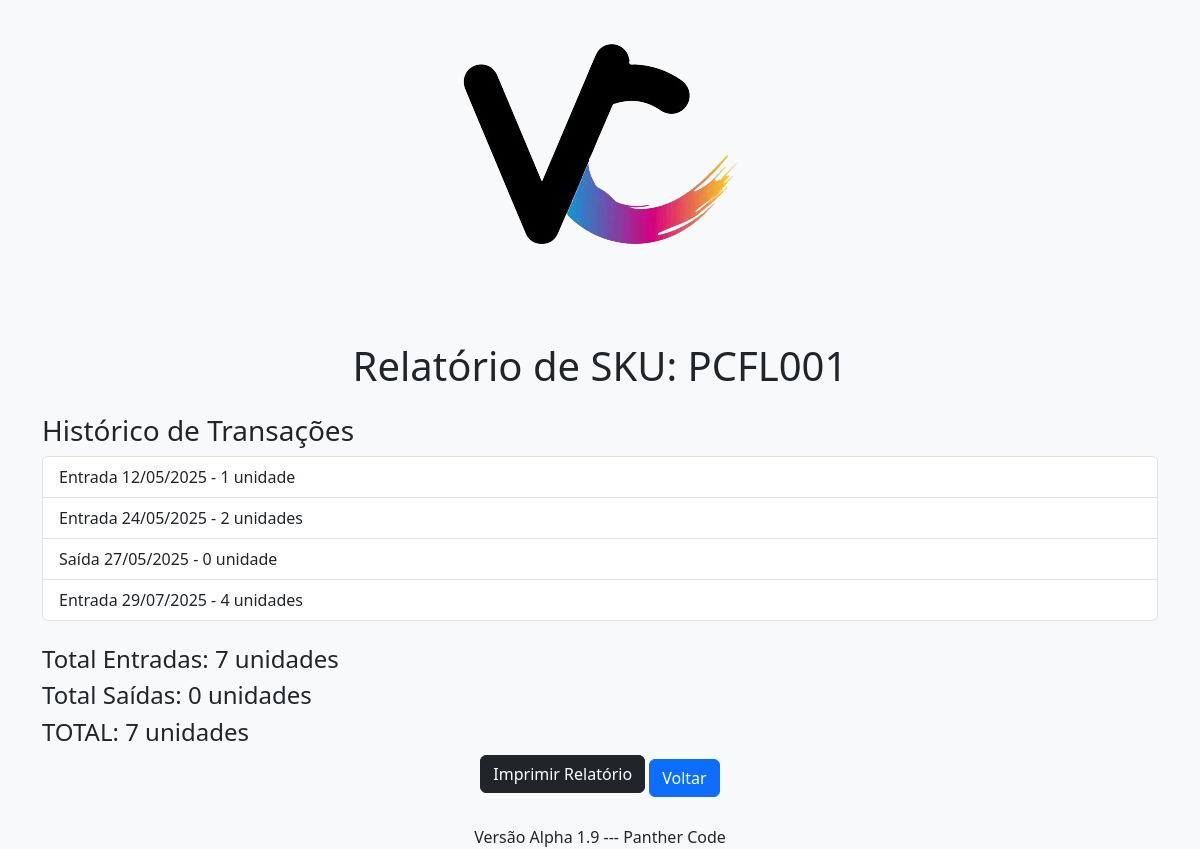
/sku_report/PCFL001 (signed in), run on the app's committed database.
### tables this page shows
CREATE TABLE transactions (
                id INTEGER PRIMARY KEY AUTOINCREMENT,
                sku TEXT NOT NULL,
                transaction_type TEXT NOT NULL,
                quantity INTEGER NOT NULL,
                date TEXT NOT NULL,
                caixa TEXT, classificacao TEXT, observacao TEXT,
                FOREIGN KEY (sku) REFERENCES estoque (codigo)
            );

CREATE TABLE estoque (
                codigo TEXT PRIMARY KEY,
                quantidade INTEGER NOT NULL DEFAULT 0,
                caixa TEXT
            , reservado INTEGER DEFAULT 0);

### app.py (the view)
@app.route('/sku_report/<sku>')
@login_required
def sku_report(sku):
    if current_user.role != 'admin':
        flash('Acesso negado: Somente administradores podem visualizar relatórios de SKU.', 'error')
        print(f'[Server] Acesso negado para {current_user.username} em sku_report')
        return redirect(url_for('index'))
    with get_db() as conn:
        cursor = conn.cursor()
        cursor.execute("SELECT codigo, quantidade, caixa FROM estoque WHERE codigo = ?", (sku,))
        item = cursor.fetchone()
        if not item:
            flash(f'SKU {sku} não encontrado no estoque.', 'error')
            return redirect(url_for('index'))
        cursor.execute("SELECT transaction_type, quantity, date, caixa FROM transactions WHERE sku = ? ORDER BY date", (sku,))
        transactions = cursor.fetchall()
        total_entries = sum(trans[1] for trans in transactions if trans[0] == 'entrada')
        total_exits = sum(trans[1] for trans in transactions if trans[0] == 'saida')
    skus_que_precisam_caixa_prefixos = ["PV", "PH", "FF", "FH", "RV", "PR"]
    return render_template('sku_report.html', sku=sku, item=item, transactions=transactions,
                           skus_que_precisam_caixa_prefixos=skus_que_precisam_caixa_prefixos,
                           total_entries=total_entries, total_exits=total_exits)

### app.py (called while the page is built)
@login_manager.user_loader
def load_user(user_id):
    with get_db() as conn:
        cursor = conn.cursor()
        cursor.execute("SELECT id, username, role FROM users WHERE id = ?", (user_id,))
        user = cursor.fetchone()
        if user:
            return User(user[0], user[1], user[2])
        return None

def get_db():
    conn = sqlite3.connect(DATABASE)
    conn.row_factory = sqlite3.Row
    conn.create_function("date_to_sortable", 1, sqlite_date_to_sortable)
    return conn

### templates/sku_report.html (shortened to what this page needs)
<!DOCTYPE html>
<html lang="pt-br">
<head>
    <link href="https://cdn.jsdelivr.net/npm/bootstrap@5.3.0/dist/css/bootstrap.min.css" rel="stylesheet">
</head>
<body class="bg-light">
    <div class="text-center">
        <img src="{{ url_for('static', filename='img/viacores.png') }}" alt="Logo ViaCores" class="logo">
    </div>
    <div class="container mt-5">
        <h1 class="mb-4 text-center">Relatório de SKU: {{ sku }}</h1>
        <h3>Histórico de Transações</h3>
        {% if transactions %}
            <ul class="list-group mb-4">
                {% for transaction in transactions %}
                    <li class="list-group-item">
                        {{ 'Entrada' if transaction[0] == 'entrada' else 'Saída' }} {{ transaction[2] }} - {{ transaction[1] }} unidade{{ 's' if transaction[1] > 1 else '' }}
                    </li>
                {% endfor %}
            </ul>
            <h4>Total Entradas: {{ total_entries }} unidade{{ 's' if total_entries != 1 else '' }}</h4>
            <h4>Total Saídas: {{ total_exits }} unidade{{ 's' if total_exits != 1 else '' }}</h4>
            <h4>TOTAL: {{ item[1] }} unidade{{ 's' if item[1] != 1 else '' }}</h4>
        {% else %}
            <p class="text-muted">Nenhuma transação encontrada para este SKU.</p>
            <h4>TOTAL: {{ item[1] }} unidade{{ 's' if item[1] != 1 else '' }}</h4>
        {% endif %}
        <div class="text-center">
            <a href="{{ url_for('download_sku_report', sku=sku) }}" class="btn btn-dark mb-2">Imprimir Relatório</a>
            <a href="{{ url_for('index') }}" class="btn btn-primary">Voltar</a>
        </div>
        <div class="text-center mt-4">
            <footer>Versão Alpha 1.9 --- Panther Code</footer>
        </div>
    </div>
</body>
</html>

### data on the page
transactions: transaction_type "Entrada"
transactions: transaction_type "Entrada", quantity "s"
transactions: transaction_type "Saída"
transactions: transaction_type "Entrada", quantity "s"
estoque: quantidade "7", quantidade "s"

### other printed values
{{ sku }} "PCFL001"
{{ total_entries }} "7"
{{ 's' if total_entries != 1 else '' }} "s"
{{ total_exits }} "0"
{{ 's' if total_exits != 1 else '' }} "s"
